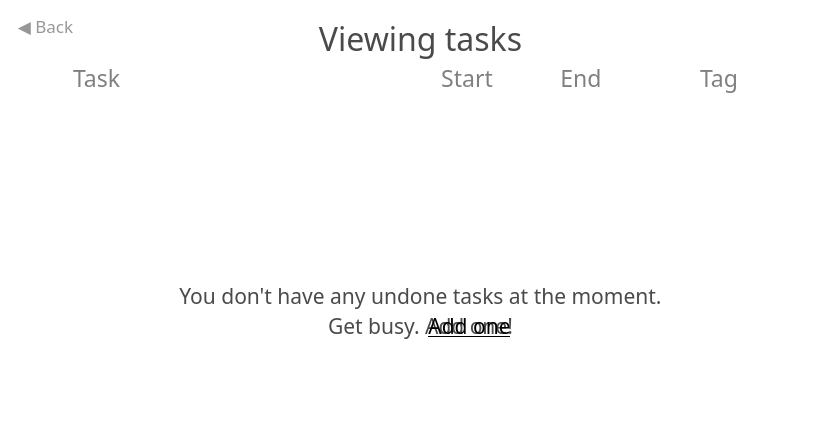
<?xml version="1.0" encoding="UTF-8"?>
<ui version="4.0">
 <class>TaskWindowClass</class>
 <widget class="QMainWindow" name="TaskWindowClass">
  <property name="geometry">
   <rect>
    <x>0</x>
    <y>0</y>
    <width>840</width>
    <height>447</height>
   </rect>
  </property>
  <property name="focusPolicy">
   <enum>Qt::StrongFocus</enum>
  </property>
  <property name="windowTitle">
   <string>Tasuke </string>
  </property>
  <property name="styleSheet">
   <string notr="true">QWidget {background-color: transparent;}
QPushButton {background-color: transparent;  border: none; }

QPushButton#backButton {
color: rgb(151, 151, 151);
}


    QPushButton#backButton:hover {
color: rgb(74, 74, 74);
    }
     
    QPushButton#backButton:pressed {
color: rgb(74, 74, 74);
    }
  

  QPushButton#minButton {
background-image: url(:/Images/images/theme1/minButton.png);
}

 QPushButton#minButton:hover {
	background-image: url(:/Images/images/theme1/minButtonHover.png);
  }
     
  QPushButton#minButton:pressed {
	background-image: url(:/Images/images/theme1/minButtonHover.png);
  }
  

	QPushButton#closeButton{
background-image: url(:/Images/images/theme1/closeButton.png);
}

    QPushButton#closeButton:hover {
	background-image: url(:/Images/images/theme1/closeButtonHover.png);
    }
     
    QPushButton#closeButton:pressed {
	background-image: url(:/Images/images/theme1/closeButtonHover.png);
    }

 QScrollBar:vertical {
     border: none;
     background: transparent;
	width: 7px;
 }

QScrollBar::handle:vertical {
     background: #ABABAB;
	border: none;
	width: 7px;
 }

 QScrollBar::up-arrow:vertical, QScrollBar::down-arrow:vertical {
      border: none;
      background: none;
	width: 0px;
     height: 0px;

  }

    QScrollBar::add-line:vertical {
     width: 0px;  
     height: 0px;
    }
     
    QScrollBar::sub-line:vertical {
        width: 0px;  
        height: 0px;
    }

</string>
  </property>
  <widget class="QWidget" name="taskWin">
   <property name="focusPolicy">
    <enum>Qt::NoFocus</enum>
   </property>
   <widget class="QPushButton" name="closeButton">
    <property name="geometry">
     <rect>
      <x>800</x>
      <y>20</y>
      <width>22</width>
      <height>22</height>
     </rect>
    </property>
    <property name="font">
     <font>
      <family>Quicksand Book</family>
      <pointsize>16</pointsize>
      <weight>75</weight>
      <bold>true</bold>
     </font>
    </property>
    <property name="focusPolicy">
     <enum>Qt::NoFocus</enum>
    </property>
    <property name="contextMenuPolicy">
     <enum>Qt::DefaultContextMenu</enum>
    </property>
    <property name="autoFillBackground">
     <bool>false</bool>
    </property>
    <property name="styleSheet">
     <string notr="true"/>
    </property>
    <property name="text">
     <string/>
    </property>
    <property name="iconSize">
     <size>
      <width>20</width>
      <height>20</height>
     </size>
    </property>
   </widget>
   <widget class="QPushButton" name="minButton">
    <property name="geometry">
     <rect>
      <x>770</x>
      <y>20</y>
      <width>22</width>
      <height>22</height>
     </rect>
    </property>
    <property name="palette">
     <palette>
      <active>
       <colorrole role="WindowText">
        <brush brushstyle="SolidPattern">
         <color alpha="255">
          <red>128</red>
          <green>128</green>
          <blue>128</blue>
         </color>
        </brush>
       </colorrole>
       <colorrole role="Button">
        <brush brushstyle="SolidPattern">
         <color alpha="0">
          <red>0</red>
          <green>0</green>
          <blue>0</blue>
         </color>
        </brush>
       </colorrole>
       <colorrole role="Text">
        <brush brushstyle="SolidPattern">
         <color alpha="255">
          <red>128</red>
          <green>128</green>
          <blue>128</blue>
         </color>
        </brush>
       </colorrole>
       <colorrole role="ButtonText">
        <brush brushstyle="SolidPattern">
         <color alpha="255">
          <red>128</red>
          <green>128</green>
          <blue>128</blue>
         </color>
        </brush>
       </colorrole>
       <colorrole role="Base">
        <brush brushstyle="SolidPattern">
         <color alpha="0">
          <red>0</red>
          <green>0</green>
          <blue>0</blue>
         </color>
        </brush>
       </colorrole>
       <colorrole role="Window">
        <brush brushstyle="SolidPattern">
         <color alpha="0">
          <red>0</red>
          <green>0</green>
          <blue>0</blue>
         </color>
        </brush>
       </colorrole>
      </active>
      <inactive>
       <colorrole role="WindowText">
        <brush brushstyle="SolidPattern">
         <color alpha="255">
          <red>128</red>
          <green>128</green>
          <blue>128</blue>
         </color>
        </brush>
       </colorrole>
       <colorrole role="Button">
        <brush brushstyle="SolidPattern">
         <color alpha="0">
          <red>0</red>
          <green>0</green>
          <blue>0</blue>
         </color>
        </brush>
       </colorrole>
       <colorrole role="Text">
        <brush brushstyle="SolidPattern">
         <color alpha="255">
          <red>128</red>
          <green>128</green>
          <blue>128</blue>
         </color>
        </brush>
       </colorrole>
       <colorrole role="ButtonText">
        <brush brushstyle="SolidPattern">
         <color alpha="255">
          <red>128</red>
          <green>128</green>
          <blue>128</blue>
         </color>
        </brush>
       </colorrole>
       <colorrole role="Base">
        <brush brushstyle="SolidPattern">
         <color alpha="0">
          <red>0</red>
          <green>0</green>
          <blue>0</blue>
         </color>
        </brush>
       </colorrole>
       <colorrole role="Window">
        <brush brushstyle="SolidPattern">
         <color alpha="0">
          <red>0</red>
          <green>0</green>
          <blue>0</blue>
         </color>
        </brush>
       </colorrole>
      </inactive>
      <disabled>
       <colorrole role="WindowText">
        <brush brushstyle="SolidPattern">
         <color alpha="255">
          <red>128</red>
          <green>128</green>
          <blue>128</blue>
         </color>
        </brush>
       </colorrole>
       <colorrole role="Button">
        <brush brushstyle="SolidPattern">
         <color alpha="0">
          <red>0</red>
          <green>0</green>
          <blue>0</blue>
         </color>
        </brush>
       </colorrole>
       <colorrole role="Text">
        <brush brushstyle="SolidPattern">
         <color alpha="255">
          <red>128</red>
          <green>128</green>
          <blue>128</blue>
         </color>
        </brush>
       </colorrole>
       <colorrole role="ButtonText">
        <brush brushstyle="SolidPattern">
         <color alpha="255">
          <red>128</red>
          <green>128</green>
          <blue>128</blue>
         </color>
        </brush>
       </colorrole>
       <colorrole role="Base">
        <brush brushstyle="SolidPattern">
         <color alpha="0">
          <red>0</red>
          <green>0</green>
          <blue>0</blue>
         </color>
        </brush>
       </colorrole>
       <colorrole role="Window">
        <brush brushstyle="SolidPattern">
         <color alpha="0">
          <red>0</red>
          <green>0</green>
          <blue>0</blue>
         </color>
        </brush>
       </colorrole>
      </disabled>
     </palette>
    </property>
    <property name="font">
     <font>
      <family>Quicksand Book</family>
      <pointsize>16</pointsize>
      <weight>75</weight>
      <bold>true</bold>
     </font>
    </property>
    <property name="focusPolicy">
     <enum>Qt::NoFocus</enum>
    </property>
    <property name="styleSheet">
     <string notr="true"/>
    </property>
    <property name="text">
     <string/>
    </property>
    <property name="iconSize">
     <size>
      <width>20</width>
      <height>20</height>
     </size>
    </property>
   </widget>
   <widget class="QLabel" name="border">
    <property name="geometry">
     <rect>
      <x>0</x>
      <y>0</y>
      <width>840</width>
      <height>447</height>
     </rect>
    </property>
    <property name="text">
     <string/>
    </property>
    <property name="pixmap">
     <pixmap resource="Resources.qrc">:/Images/images/theme1/taskWindowBorder.png</pixmap>
    </property>
    <property name="scaledContents">
     <bool>false</bool>
    </property>
   </widget>
   <widget class="QLabel" name="bg">
    <property name="geometry">
     <rect>
      <x>10</x>
      <y>10</y>
      <width>820</width>
      <height>427</height>
     </rect>
    </property>
    <property name="styleSheet">
     <string notr="true">background: transparent;</string>
    </property>
    <property name="text">
     <string/>
    </property>
    <property name="pixmap">
     <pixmap resource="Resources.qrc">:/Images/images/theme1/taskWindowBg.png</pixmap>
    </property>
   </widget>
   <widget class="SlidingStackedWidget" name="stackedWidget">
    <property name="geometry">
     <rect>
      <x>10</x>
      <y>15</y>
      <width>820</width>
      <height>411</height>
     </rect>
    </property>
    <property name="styleSheet">
     <string notr="true">background-color: transparent;</string>
    </property>
    <property name="currentIndex">
     <number>0</number>
    </property>
    <widget class="QWidget" name="pageTask">
     <widget class="QListWidget" name="taskList">
      <property name="enabled">
       <bool>true</bool>
      </property>
      <property name="geometry">
       <rect>
        <x>12</x>
        <y>86</y>
        <width>797</width>
        <height>327</height>
       </rect>
      </property>
      <property name="focusPolicy">
       <enum>Qt::NoFocus</enum>
      </property>
      <property name="frameShape">
       <enum>QFrame::NoFrame</enum>
      </property>
      <property name="verticalScrollBarPolicy">
       <enum>Qt::ScrollBarAsNeeded</enum>
      </property>
      <property name="horizontalScrollBarPolicy">
       <enum>Qt::ScrollBarAlwaysOff</enum>
      </property>
      <property name="editTriggers">
       <set>QAbstractItemView::NoEditTriggers</set>
      </property>
      <property name="selectionMode">
       <enum>QAbstractItemView::NoSelection</enum>
      </property>
     </widget>
     <widget class="QLabel" name="taskScope">
      <property name="geometry">
       <rect>
        <x>0</x>
        <y>3</y>
        <width>821</width>
        <height>41</height>
       </rect>
      </property>
      <property name="font">
       <font>
        <family>Quicksand Bold</family>
        <pointsize>24</pointsize>
        <weight>50</weight>
        <italic>false</italic>
        <bold>false</bold>
        <stylestrategy>PreferAntialias</stylestrategy>
        <kerning>true</kerning>
       </font>
      </property>
      <property name="styleSheet">
       <string notr="true">text-align: center;
color:;
color: rgb(74, 74, 74);
background: transparent;</string>
      </property>
      <property name="text">
       <string>Viewing tasks</string>
      </property>
      <property name="alignment">
       <set>Qt::AlignCenter</set>
      </property>
      <property name="textInteractionFlags">
       <set>Qt::NoTextInteraction</set>
      </property>
     </widget>
     <widget class="QWidget" name="emptyTaskMessage" native="true">
      <property name="geometry">
       <rect>
        <x>0</x>
        <y>100</y>
        <width>821</width>
        <height>241</height>
       </rect>
      </property>
      <widget class="QLabel" name="emptyTasksMessage1">
       <property name="geometry">
        <rect>
         <x>-10</x>
         <y>160</y>
         <width>841</width>
         <height>41</height>
        </rect>
       </property>
       <property name="font">
        <font>
         <family>Quicksand Book</family>
         <pointsize>16</pointsize>
         <weight>50</weight>
         <italic>false</italic>
         <bold>false</bold>
         <stylestrategy>PreferAntialias</stylestrategy>
         <kerning>true</kerning>
        </font>
       </property>
       <property name="styleSheet">
        <string notr="true">text-align: center;
color: rgb(74, 74, 74);
background: transparent;</string>
       </property>
       <property name="text">
        <string>You don't have any undone tasks at the moment.</string>
       </property>
       <property name="alignment">
        <set>Qt::AlignCenter</set>
       </property>
       <property name="textInteractionFlags">
        <set>Qt::NoTextInteraction</set>
       </property>
      </widget>
      <widget class="QLabel" name="emptyTaskMessage2">
       <property name="geometry">
        <rect>
         <x>-10</x>
         <y>190</y>
         <width>841</width>
         <height>41</height>
        </rect>
       </property>
       <property name="font">
        <font>
         <family>Quicksand Book</family>
         <pointsize>16</pointsize>
         <weight>50</weight>
         <italic>false</italic>
         <bold>false</bold>
         <stylestrategy>PreferAntialias</stylestrategy>
         <kerning>true</kerning>
        </font>
       </property>
       <property name="styleSheet">
        <string notr="true">text-align: center;
color: rgb(74, 74, 74);
background: transparent;</string>
       </property>
       <property name="text">
        <string>Get busy. Add one!</string>
       </property>
       <property name="alignment">
        <set>Qt::AlignCenter</set>
       </property>
       <property name="textInteractionFlags">
        <set>Qt::NoTextInteraction</set>
       </property>
      </widget>
      <widget class="QPushButton" name="emptyAddTaskButton">
       <property name="geometry">
        <rect>
         <x>399</x>
         <y>199</y>
         <width>121</width>
         <height>23</height>
        </rect>
       </property>
       <property name="font">
        <font>
         <family>Quicksand Book</family>
         <pointsize>16</pointsize>
         <italic>false</italic>
         <underline>true</underline>
        </font>
       </property>
       <property name="focusPolicy">
        <enum>Qt::NoFocus</enum>
       </property>
       <property name="text">
        <string>Add one</string>
       </property>
      </widget>
      <widget class="QLabel" name="oopsImage">
       <property name="geometry">
        <rect>
         <x>3</x>
         <y>10</y>
         <width>815</width>
         <height>154</height>
        </rect>
       </property>
       <property name="text">
        <string/>
       </property>
       <property name="pixmap">
        <pixmap resource="Resources.qrc">:/Images/images/oops.png</pixmap>
       </property>
       <property name="scaledContents">
        <bool>false</bool>
       </property>
       <property name="alignment">
        <set>Qt::AlignCenter</set>
       </property>
      </widget>
     </widget>
     <widget class="QWidget" name="columnLabels" native="true">
      <property name="geometry">
       <rect>
        <x>0</x>
        <y>47</y>
        <width>851</width>
        <height>31</height>
       </rect>
      </property>
      <widget class="QLabel" name="startLabel">
       <property name="geometry">
        <rect>
         <x>400</x>
         <y>0</y>
         <width>114</width>
         <height>31</height>
        </rect>
       </property>
       <property name="font">
        <font>
         <family>Quicksand Book</family>
         <pointsize>17</pointsize>
         <weight>50</weight>
         <italic>false</italic>
         <bold>false</bold>
        </font>
       </property>
       <property name="layoutDirection">
        <enum>Qt::LeftToRight</enum>
       </property>
       <property name="styleSheet">
        <string notr="true">background: transparent;
color: grey;</string>
       </property>
       <property name="text">
        <string>Start</string>
       </property>
       <property name="alignment">
        <set>Qt::AlignCenter</set>
       </property>
      </widget>
      <widget class="QLabel" name="taskLabel">
       <property name="geometry">
        <rect>
         <x>63</x>
         <y>0</y>
         <width>91</width>
         <height>31</height>
        </rect>
       </property>
       <property name="font">
        <font>
         <family>Quicksand Book</family>
         <pointsize>17</pointsize>
         <weight>50</weight>
         <italic>false</italic>
         <bold>false</bold>
        </font>
       </property>
       <property name="layoutDirection">
        <enum>Qt::LeftToRight</enum>
       </property>
       <property name="styleSheet">
        <string notr="true">background: transparent;
color: grey;</string>
       </property>
       <property name="text">
        <string>Task</string>
       </property>
      </widget>
      <widget class="QLabel" name="endLabel">
       <property name="geometry">
        <rect>
         <x>514</x>
         <y>0</y>
         <width>114</width>
         <height>31</height>
        </rect>
       </property>
       <property name="font">
        <font>
         <family>Quicksand Book</family>
         <pointsize>17</pointsize>
         <weight>50</weight>
         <italic>false</italic>
         <bold>false</bold>
        </font>
       </property>
       <property name="layoutDirection">
        <enum>Qt::LeftToRight</enum>
       </property>
       <property name="styleSheet">
        <string notr="true">background: transparent;
color: grey;</string>
       </property>
       <property name="text">
        <string>End</string>
       </property>
       <property name="alignment">
        <set>Qt::AlignCenter</set>
       </property>
      </widget>
      <widget class="QLabel" name="tagLabel">
       <property name="geometry">
        <rect>
         <x>629</x>
         <y>0</y>
         <width>160</width>
         <height>31</height>
        </rect>
       </property>
       <property name="font">
        <font>
         <family>Quicksand Book</family>
         <pointsize>17</pointsize>
         <weight>50</weight>
         <italic>false</italic>
         <bold>false</bold>
        </font>
       </property>
       <property name="layoutDirection">
        <enum>Qt::LeftToRight</enum>
       </property>
       <property name="styleSheet">
        <string notr="true">background: transparent;
color: grey;</string>
       </property>
       <property name="text">
        <string>Tag</string>
       </property>
       <property name="alignment">
        <set>Qt::AlignCenter</set>
       </property>
      </widget>
     </widget>
     <widget class="QPushButton" name="backButton">
      <property name="geometry">
       <rect>
        <x>-10</x>
        <y>-5</y>
        <width>91</width>
        <height>31</height>
       </rect>
      </property>
      <property name="font">
       <font>
        <family>Quicksand Bold</family>
        <pointsize>13</pointsize>
       </font>
      </property>
      <property name="cursor">
       <cursorShape>PointingHandCursor</cursorShape>
      </property>
      <property name="focusPolicy">
       <enum>Qt::NoFocus</enum>
      </property>
      <property name="toolTip">
       <string>Go back to default view</string>
      </property>
      <property name="styleSheet">
       <string notr="true"/>
      </property>
      <property name="text">
       <string>◀ Back</string>
      </property>
     </widget>
    </widget>
   </widget>
   <zorder>border</zorder>
   <zorder>bg</zorder>
   <zorder>stackedWidget</zorder>
   <zorder>minButton</zorder>
   <zorder>closeButton</zorder>
  </widget>
 </widget>
 <layoutdefault spacing="6" margin="11"/>
 <customwidgets>
  <customwidget>
   <class>SlidingStackedWidget</class>
   <extends>QStackedWidget</extends>
   <header>SlidingStackedWidget.h</header>
   <container>1</container>
  </customwidget>
 </customwidgets>
 <resources>
  <include location="Resources.qrc"/>
 </resources>
 <connections>
  <connection>
   <sender>closeButton</sender>
   <signal>released()</signal>
   <receiver>TaskWindowClass</receiver>
   <slot>close()</slot>
   <hints>
    <hint type="sourcelabel">
     <x>775</x>
     <y>20</y>
    </hint>
    <hint type="destinationlabel">
     <x>399</x>
     <y>169</y>
    </hint>
   </hints>
  </connection>
  <connection>
   <sender>minButton</sender>
   <signal>clicked()</signal>
   <receiver>TaskWindowClass</receiver>
   <slot>showMinimized()</slot>
   <hints>
    <hint type="sourcelabel">
     <x>735</x>
     <y>21</y>
    </hint>
    <hint type="destinationlabel">
     <x>399</x>
     <y>169</y>
    </hint>
   </hints>
  </connection>
 </connections>
</ui>
